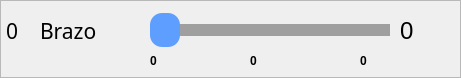
      <widget class="QFrame" name="frame_slider_brazo">
       <property name="geometry">
        <rect>
         <x>0</x>
         <y>212</y>
         <width>461</width>
         <height>78</height>
        </rect>
       </property>
       <property name="minimumSize">
        <size>
         <width>80</width>
         <height>0</height>
        </size>
       </property>
       <property name="frameShape">
        <enum>QFrame::StyledPanel</enum>
       </property>
       <property name="frameShadow">
        <enum>QFrame::Raised</enum>
       </property>
       <widget class="QLabel" name="label_7">
        <property name="geometry">
         <rect>
          <x>40</x>
          <y>10</y>
          <width>101</width>
          <height>41</height>
         </rect>
        </property>
        <property name="font">
         <font>
          <family>Sans Serif</family>
          <pointsize>16</pointsize>
          <weight>50</weight>
          <italic>false</italic>
          <bold>false</bold>
         </font>
        </property>
        <property name="styleSheet">
         <string notr="true"/>
        </property>
        <property name="text">
         <string>Brazo</string>
        </property>
       </widget>
       <widget class="QSlider" name="brazoSlider">
        <property name="enabled">
         <bool>true</bool>
        </property>
        <property name="geometry">
         <rect>
          <x>150</x>
          <y>10</y>
          <width>240</width>
          <height>41</height>
         </rect>
        </property>
        <property name="minimumSize">
         <size>
          <width>0</width>
          <height>30</height>
         </size>
        </property>
        <property name="autoFillBackground">
         <bool>false</bool>
        </property>
        <property name="styleSheet">
         <string notr="true">QSlider::groove:horizontal
{
    border: 1px solid #5d9eff;
    height: 10px;
	background: #5d9eff;
}  

QSlider::handle:horizontal
{
    background: #5d9eff;;
    width: 30px;
	height: 30px;
	left: 11px;
	right: 11px;
	margin: -12px;
	border-radius: 12px;	
}

QSlider::add-page:horizontal
{
    background-color: #9f9f9f;
	border: 1px solid #9f9f9f;
}</string>
        </property>
        <property name="maximum">
         <number>180</number>
        </property>
        <property name="orientation">
         <enum>Qt::Horizontal</enum>
        </property>
        <property name="tickPosition">
         <enum>QSlider::NoTicks</enum>
        </property>
        <property name="tickInterval">
         <number>0</number>
        </property>
       </widget>
       <widget class="QLabel" name="brazo_valor">
        <property name="geometry">
         <rect>
          <x>400</x>
          <y>20</y>
          <width>51</width>
          <height>22</height>
         </rect>
        </property>
        <property name="minimumSize">
         <size>
          <width>40</width>
          <height>0</height>
         </size>
        </property>
        <property name="font">
         <font>
          <pointsize>18</pointsize>
         </font>
        </property>
        <property name="text">
         <string>0</string>
        </property>
       </widget>
       <widget class="QLabel" name="etiquetaBrazoMinimo">
        <property name="geometry">
         <rect>
          <x>150</x>
          <y>50</y>
          <width>21</width>
          <height>22</height>
         </rect>
        </property>
        <property name="font">
         <font>
          <weight>75</weight>
          <bold>true</bold>
         </font>
        </property>
        <property name="text">
         <string>0</string>
        </property>
       </widget>
       <widget class="QLabel" name="etiquetaBrazoMedio">
        <property name="geometry">
         <rect>
          <x>250</x>
          <y>50</y>
          <width>31</width>
          <height>22</height>
         </rect>
        </property>
        <property name="font">
         <font>
          <weight>75</weight>
          <bold>true</bold>
         </font>
        </property>
        <property name="text">
         <string>0</string>
        </property>
       </widget>
       <widget class="QLabel" name="etiquetaBrazoMaximo">
        <property name="geometry">
         <rect>
          <x>360</x>
          <y>50</y>
          <width>31</width>
          <height>22</height>
         </rect>
        </property>
        <property name="font">
         <font>
          <weight>75</weight>
          <bold>true</bold>
         </font>
        </property>
        <property name="text">
         <string>0</string>
        </property>
       </widget>
       <widget class="QLabel" name="etiquetaBrazoPin">
        <property name="geometry">
         <rect>
          <x>0</x>
          <y>20</y>
          <width>41</width>
          <height>22</height>
         </rect>
        </property>
        <property name="font">
         <font>
          <family>Sans Serif</family>
          <pointsize>16</pointsize>
         </font>
        </property>
        <property name="styleSheet">
         <string notr="true">margin-left: 1px;</string>
        </property>
        <property name="text">
         <string>0</string>
        </property>
       </widget>
      </widget>
